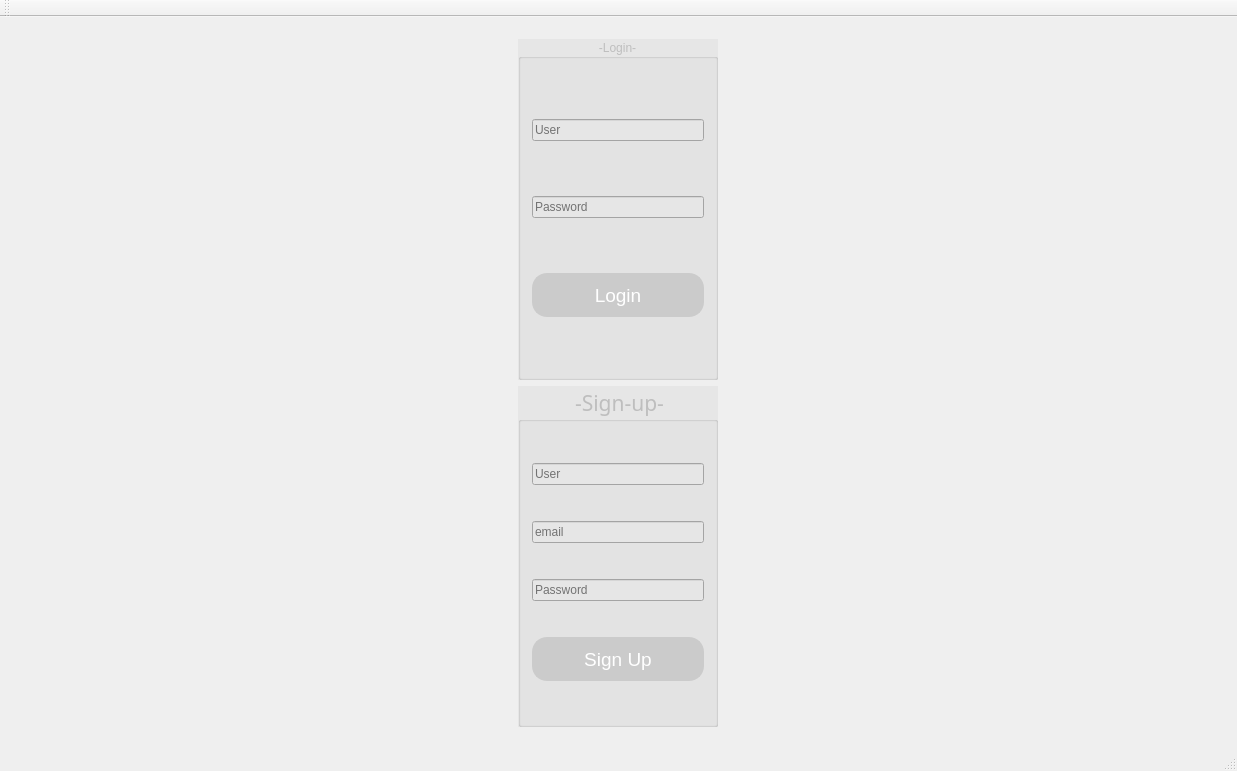
<?xml version="1.0" encoding="UTF-8"?>
<ui version="4.0">
 <class>MainWindow</class>
 <widget class="QMainWindow" name="MainWindow">
  <property name="geometry">
   <rect>
    <x>0</x>
    <y>0</y>
    <width>1237</width>
    <height>771</height>
   </rect>
  </property>
  <property name="font">
   <font>
    <family>Yu Gothic UI</family>
    <pointsize>8</pointsize>
    <weight>75</weight>
    <bold>true</bold>
    <kerning>true</kerning>
   </font>
  </property>
  <property name="windowTitle">
   <string>LERMA</string>
  </property>
  <widget class="QWidget" name="centralWidget">
   <layout class="QGridLayout" name="gridLayout">
    <item row="0" column="0">
     <widget class="QStackedWidget" name="viewSW">
      <property name="font">
       <font>
        <pointsize>11</pointsize>
        <weight>50</weight>
        <bold>false</bold>
       </font>
      </property>
      <property name="currentIndex">
       <number>0</number>
      </property>
      <widget class="QWidget" name="page">
       <layout class="QGridLayout" name="gridLayout_4">
        <item row="0" column="0">
         <widget class="QGroupBox" name="loginGB">
          <property name="enabled">
           <bool>false</bool>
          </property>
          <property name="maximumSize">
           <size>
            <width>200</width>
            <height>16777215</height>
           </size>
          </property>
          <property name="styleSheet">
           <string notr="true">:enabled{
font: 16pt &quot;Yu Gothic UI Semibold&quot;;
}
:disabled{
background-color: rgb(230, 230, 230);
font:16pt &quot;Yu Gothic UI Semibold&quot;;
}</string>
          </property>
          <property name="title">
           <string>-Login-</string>
          </property>
          <property name="alignment">
           <set>Qt::AlignCenter</set>
          </property>
          <layout class="QGridLayout" name="gridLayout_2">
           <item row="2" column="0">
            <widget class="QPushButton" name="loginPB">
             <property name="enabled">
              <bool>false</bool>
             </property>
             <property name="font">
              <font>
               <family>MS Shell Dlg 2</family>
               <pointsize>14</pointsize>
               <weight>12</weight>
               <italic>false</italic>
               <bold>false</bold>
              </font>
             </property>
             <property name="styleSheet">
              <string notr="true">:enabled{
border: 2px solid rgb(0, 120, 187);
font: 100 14pt &quot;MS Shell Dlg 2&quot;;
color: rgb(255, 255, 255);
background-color: rgb(0, 120, 187);
border-radius: 15px;
width:100px;
height:40px;
}
:disabled{
border: 2px solid rgb(203, 203, 203);
font: 100 14pt &quot;MS Shell Dlg 2&quot;;
border-radius: 15px;
color: rgb(255, 255, 255);
background-color: rgb(203, 203, 203);
width:100px;
height:40px
}</string>
             </property>
             <property name="text">
              <string>Login</string>
             </property>
            </widget>
           </item>
           <item row="0" column="0">
            <widget class="QLineEdit" name="usernameLE">
             <property name="styleSheet">
              <string notr="true">font: 10.5pt &quot;Yu Gothic UI&quot;;</string>
             </property>
             <property name="placeholderText">
              <string>User</string>
             </property>
            </widget>
           </item>
           <item row="1" column="0">
            <widget class="QLineEdit" name="passwordLE">
             <property name="styleSheet">
              <string notr="true">font: 10.5pt &quot;Yu Gothic UI&quot;;</string>
             </property>
             <property name="echoMode">
              <enum>QLineEdit::Password</enum>
             </property>
             <property name="placeholderText">
              <string>Password</string>
             </property>
            </widget>
           </item>
          </layout>
         </widget>
        </item>
        <item row="1" column="0">
         <widget class="QGroupBox" name="signUpGB">
          <property name="enabled">
           <bool>false</bool>
          </property>
          <property name="maximumSize">
           <size>
            <width>200</width>
            <height>16777215</height>
           </size>
          </property>
          <property name="font">
           <font>
            <family>Yu Gothic UI Semibold</family>
            <pointsize>16</pointsize>
            <weight>7</weight>
            <italic>false</italic>
            <bold>false</bold>
           </font>
          </property>
          <property name="styleSheet">
           <string notr="true">:enabled{
font: 63 16pt &quot;Yu Gothic UI Semibold&quot;;
}
:disabled{
background-color: rgb(230, 230, 230);
font: 63 16pt &quot;Yu Gothic UI Semibold&quot;;
}</string>
          </property>
          <property name="title">
           <string>-Sign-up-</string>
          </property>
          <property name="alignment">
           <set>Qt::AlignCenter</set>
          </property>
          <layout class="QGridLayout" name="gridLayout_3">
           <item row="1" column="0">
            <widget class="QLineEdit" name="newEmailLE">
             <property name="styleSheet">
              <string notr="true">font: 10.5pt &quot;Yu Gothic UI&quot;;</string>
             </property>
             <property name="placeholderText">
              <string>email</string>
             </property>
            </widget>
           </item>
           <item row="0" column="0">
            <widget class="QLineEdit" name="newUserLE">
             <property name="styleSheet">
              <string notr="true">font: 10.5pt &quot;Yu Gothic UI&quot;;</string>
             </property>
             <property name="placeholderText">
              <string>User</string>
             </property>
            </widget>
           </item>
           <item row="3" column="0">
            <widget class="QPushButton" name="signUpPB">
             <property name="enabled">
              <bool>false</bool>
             </property>
             <property name="font">
              <font>
               <family>MS Shell Dlg 2</family>
               <pointsize>14</pointsize>
               <weight>12</weight>
               <italic>false</italic>
               <bold>false</bold>
              </font>
             </property>
             <property name="styleSheet">
              <string notr="true">:enabled{
border: 2px solid rgb(0, 120, 187);
font: 100 14pt &quot;MS Shell Dlg 2&quot;;
color: rgb(255, 255, 255);
background-color: rgb(0, 120, 187);
border-radius: 15px;
width:100px;
height:40px;
}
:disabled{
border: 2px solid rgb(203, 203, 203);
font: 100 14pt &quot;MS Shell Dlg 2&quot;;
border-radius: 15px;
color: rgb(255, 255, 255);
background-color: rgb(203, 203, 203);
width:100px;
height:40px
}</string>
             </property>
             <property name="text">
              <string>Sign Up</string>
             </property>
            </widget>
           </item>
           <item row="2" column="0">
            <widget class="QLineEdit" name="newPasswordLE">
             <property name="styleSheet">
              <string notr="true">font: 10.5pt &quot;Yu Gothic UI&quot;;</string>
             </property>
             <property name="echoMode">
              <enum>QLineEdit::Password</enum>
             </property>
             <property name="placeholderText">
              <string>Password</string>
             </property>
            </widget>
           </item>
          </layout>
         </widget>
        </item>
       </layout>
      </widget>
      <widget class="QWidget" name="page_2">
       <layout class="QGridLayout" name="gridLayout_5">
        <item row="0" column="1">
         <widget class="QComboBox" name="SortProducts">
          <item>
           <property name="text">
            <string>Ordenar...</string>
           </property>
          </item>
          <item>
           <property name="text">
            <string>Ascendente</string>
           </property>
          </item>
          <item>
           <property name="text">
            <string>Descendente</string>
           </property>
          </item>
         </widget>
        </item>
        <item row="0" column="2">
         <widget class="QLineEdit" name="Search">
          <property name="placeholderText">
           <string>Buscar..</string>
          </property>
         </widget>
        </item>
        <item row="0" column="0">
         <widget class="QComboBox" name="Products">
          <property name="enabled">
           <bool>true</bool>
          </property>
          <property name="editable">
           <bool>false</bool>
          </property>
          <property name="currentText">
           <string>Todos los Departamentos</string>
          </property>
          <item>
           <property name="text">
            <string>Todos los Departamentos</string>
           </property>
          </item>
          <item>
           <property name="text">
            <string>Alimentos y Bebidas</string>
           </property>
          </item>
          <item>
           <property name="text">
            <string>Libros</string>
           </property>
          </item>
          <item>
           <property name="text">
            <string>Electronicos</string>
           </property>
          </item>
          <item>
           <property name="text">
            <string>Hogar y Cocina</string>
           </property>
          </item>
          <item>
           <property name="text">
            <string>Deporte y Aire Libre</string>
           </property>
          </item>
         </widget>
        </item>
        <item row="1" column="0" colspan="3">
         <widget class="QScrollArea" name="scrollArea">
          <property name="widgetResizable">
           <bool>true</bool>
          </property>
          <widget class="QWidget" name="scrollProducts">
           <property name="geometry">
            <rect>
             <x>0</x>
             <y>0</y>
             <width>1199</width>
             <height>320</height>
            </rect>
           </property>
          </widget>
         </widget>
        </item>
        <item row="2" column="0" colspan="3">
         <widget class="QScrollArea" name="Recomendaciones">
          <property name="widgetResizable">
           <bool>true</bool>
          </property>
          <widget class="QWidget" name="scrollRecomendaciones">
           <property name="geometry">
            <rect>
             <x>0</x>
             <y>0</y>
             <width>1199</width>
             <height>320</height>
            </rect>
           </property>
          </widget>
         </widget>
        </item>
       </layout>
      </widget>
     </widget>
    </item>
   </layout>
  </widget>
  <widget class="QMenuBar" name="menuBar">
   <property name="geometry">
    <rect>
     <x>0</x>
     <y>0</y>
     <width>1237</width>
     <height>21</height>
    </rect>
   </property>
  </widget>
  <widget class="QToolBar" name="mainToolBar">
   <attribute name="toolBarArea">
    <enum>TopToolBarArea</enum>
   </attribute>
   <attribute name="toolBarBreak">
    <bool>false</bool>
   </attribute>
  </widget>
  <widget class="QStatusBar" name="statusBar"/>
 </widget>
 <layoutdefault spacing="6" margin="11"/>
 <tabstops>
  <tabstop>usernameLE</tabstop>
  <tabstop>passwordLE</tabstop>
  <tabstop>loginPB</tabstop>
  <tabstop>newUserLE</tabstop>
  <tabstop>newEmailLE</tabstop>
  <tabstop>newPasswordLE</tabstop>
  <tabstop>signUpPB</tabstop>
 </tabstops>
 <resources/>
 <connections/>
</ui>
